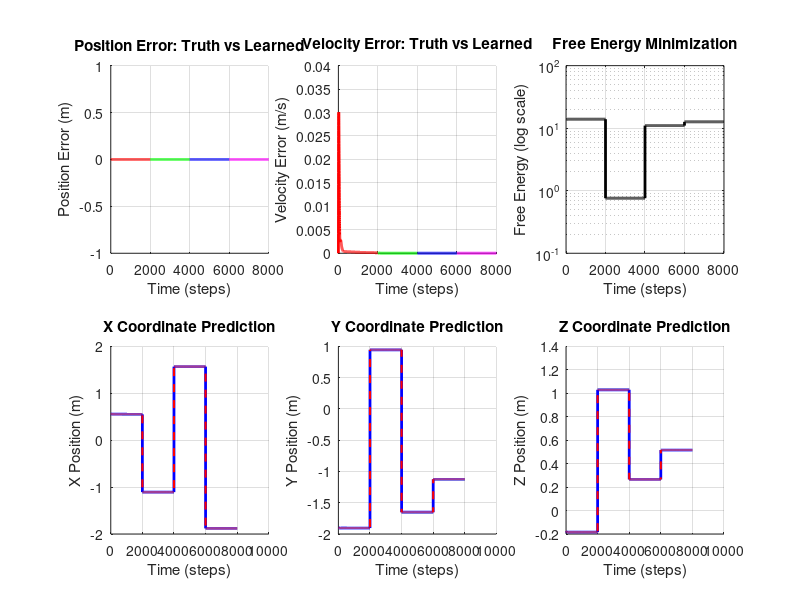

Source code (MATLAB): (Note: this script raises an error after producing the figure.)
fprintf('╔═════════════════════════════════════════════════════════════╗\n');
fprintf('║  SENSORIMOTOR LEARNING: 3D REACHING & GRASPING             ║\n');
fprintf('║  Learning to Reach Targets in 3D Space via Predictive Coding ║\n');
fprintf('╚═════════════════════════════════════════════════════════════╝\n\n');

% ====================================================================
% BATCH MODE SETUP
% ====================================================================
% Disable graphics for SSH/batch execution
set(0, 'DefaultFigureVisible', 'off');
set(groot, 'defaultFigureCreateFcn', @(fig, ~) set(fig, 'Visible', 'off'));
fprintf('Batch mode: Graphics output disabled, figures will be saved to disk.\n\n');

% ====================================================================
% 3D REACHING TASK CONFIGURATION
% ====================================================================

dt = 0.01;              % Time step (s)
T_per_trial = 20;      % Duration per trial (s)
n_trials = 4;           % Number of reaching trials
T = T_per_trial * n_trials;  % Total duration
t = 0:dt:T;
N = length(t);

% Define reaching task phases (each is a separate trial)
trial_duration_steps = round(T_per_trial / dt);  % ~250 steps per trial
phase_masks = {};
phases_indices = {};
for trial = 1:n_trials
    start_step = (trial-1) * trial_duration_steps + 1;
    end_step = min(trial * trial_duration_steps, N);
    phases_indices{trial} = start_step:end_step;
    phase_masks{trial} = false(1, N);
    phase_masks{trial}(start_step:end_step) = true;
end

% Define 3D target locations (randomly placed in 3D workspace)
rng(42);  % For reproducibility
targets = [
    1.5, 1.5, 1.0;      % Target 1
    -1.5, 1.5, 0.5;     % Target 2
    -1.5, -1.5, 1.5;    % Target 3
    1.5, -1.5, -0.5     % Target 4
];

% Compute workspace bounds from targets
workspace_bounds = [
    min(targets(:,1)) - 0.5, max(targets(:,1)) + 0.5;  % X bounds
    min(targets(:,2)) - 0.5, max(targets(:,2)) + 0.5;  % Y bounds
    min(targets(:,3)) - 0.5, max(targets(:,3)) + 0.5   % Z bounds
];

% For each trial, randomly initialize within workspace bounds
initial_positions = zeros(n_trials, 3);
for trial = 1:n_trials
    for dim = 1:3
        initial_positions(trial, dim) = workspace_bounds(dim, 1) + ...
            rand() * (workspace_bounds(dim, 2) - workspace_bounds(dim, 1));
    end
end

fprintf('3D REACHING TASK (Multi-Trial):\n');
fprintf('Workspace bounds: X∈[%.2f,%.2f], Y∈[%.2f,%.2f], Z∈[%.2f,%.2f]\n', ...
    workspace_bounds(1,1), workspace_bounds(1,2), ...
    workspace_bounds(2,1), workspace_bounds(2,2), ...
    workspace_bounds(3,1), workspace_bounds(3,2));
fprintf('\n');

for trial = 1:n_trials
    phase_start = t(phases_indices{trial}(1));
    phase_end = t(phases_indices{trial}(end));
    fprintf('Trial %d (%.2f-%.2fs): Start [%.2f, %.2f, %.2f] → Target [%.2f, %.2f, %.2f]\n', ...
        trial, phase_start, phase_end, ...
        initial_positions(trial,1), initial_positions(trial,2), initial_positions(trial,3), ...
        targets(trial,1), targets(trial,2), targets(trial,3));
end
fprintf('\n');

fprintf('3D REACHING TASK:\n');
fprintf('  Phase 1 (0-2.5s):  Reach to target [%.2f, %.2f, %.2f]\n', targets(1,1), targets(1,2), targets(1,3));
fprintf('  Phase 2 (2.5-5s):  Reach to target [%.2f, %.2f, %.2f]\n', targets(2,1), targets(2,2), targets(2,3));
fprintf('  Phase 3 (5-7.5s):  Reach to target [%.2f, %.2f, %.2f]\n', targets(3,1), targets(3,2), targets(3,3));
fprintf('  Phase 4 (7.5-10s): Reach to target [%.2f, %.2f, %.2f]\n\n', targets(4,1), targets(4,2), targets(4,3));

% ====================================================================
% LAYER DIMENSIONS - 3D VERSION
% ====================================================================

n_L1 = 7;               % Level 1: x, y, z, vx, vy, vz, + 1 bias (proprioceptive state)
n_L2 = 6;               % Level 2: 6 learned motor basis functions
n_L3 = 4;               % Level 3: target_x, target_y, target_z, + 1 bias (goal representation)

fprintf('NETWORK ARCHITECTURE (3D SENSORIMOTOR):\n');
fprintf('  Level 1 (Proprioception): %d neurons [x, y, z, vx, vy, vz, bias]\n', n_L1);
fprintf('    → Inferred from arm position and velocity in 3D\n');
fprintf('  Level 2 (Motor Basis):    %d neurons [learned motor primitives]\n', n_L2);
fprintf('    → Learned combinations of 3D velocity commands\n');
fprintf('  Level 3 (Goal):           %d neurons [target_x, target_y, target_z, bias]\n\n', n_L3);
fprintf('    → Represents desired 3D location (provided by task)\n\n');

% ====================================================================
% 3D KINEMATICS: INTEGRATING MOTOR COMMANDS INTO POSITION
% ====================================================================

% Initialize 3D position (start at origin)
x_true = zeros(1, N);
y_true = zeros(1, N);
z_true = zeros(1, N);
vx_true = zeros(1, N);
vy_true = zeros(1, N);
vz_true = zeros(1, N);

% Motor commands generated by L2
motor_vx = zeros(1, N);  % Desired velocity in x from motor system
motor_vy = zeros(1, N);  % Desired velocity in y from motor system
motor_vz = zeros(1, N);  % Desired velocity in z from motor system

% Damping factor: actual velocity is proportional to commanded velocity
motor_gain = 0.5;
damping = 0.95;

fprintf('3D MOTOR DYNAMICS:\n');
fprintf('  Motor gain: %.2f (scaling of commands to actual motion)\n', motor_gain);
fprintf('  Damping: %.2f (velocity decay per timestep)\n', damping);
fprintf('  Workspace: x,y,z ∈ [%.2f, %.2f] meters\n\n', workspace_bounds(1,1), workspace_bounds(1,2));

% ====================================================================
% LEARNING PARAMETERS
% ====================================================================

eta_rep = 0.001497;      % Representation learning rate
eta_W = 0.000155;        % Weight matrix learning rate
momentum = 0.9415;       % Momentum for representation updates
weight_decay = 0.9908;   % L2 regularization on weights
pi_L1 = 100;             % Precision (reliability) of L1 sensory input
pi_L2 = 10;              % Precision of L2 motor basis
pi_L3 = 1;               % Precision of L3 goal representation

fprintf('LEARNING PARAMETERS:\n');
fprintf('  η_rep = %.6f (representation learning rate)\n', eta_rep);
fprintf('  η_W   = %.6f (weight matrix learning rate)\n', eta_W);
fprintf('  Momentum = %.4f\n', momentum);
fprintf('  Weight Decay = %.4f\n', weight_decay);
fprintf('  π_L1  = %.0f, π_L2  = %.0f, π_L3  = %.0f\n\n', pi_L1, pi_L2, pi_L3);

% ====================================================================
% INITIALIZE REPRESENTATIONS (3D)
% ====================================================================

% Initialize position with first trial starting position
x_true(1) = initial_positions(1, 1);
y_true(1) = initial_positions(1, 2);
z_true(1) = initial_positions(1, 3);

% Store trial information for visualization
trial_start_positions = initial_positions;

% Pre-allocate representation matrices for ALL timesteps (CRITICAL!)
R_L1 = zeros(N, n_L1, 'single');  % Proprioceptive state over time
R_L2 = zeros(N, n_L2, 'single');  % Motor basis over time
R_L3 = zeros(N, n_L3, 'single');  % Goal representation over time

% Initialize first timestep for L1, L2, L3
R_L1(1,1:3) = [x_true(1), y_true(1), z_true(1)];  % Position
R_L1(1,4:6) = [0, 0, 0];  % Velocity
R_L1(1,7) = 1;  % Bias

% L2: Motor basis functions (initialize randomly)
R_L2(1,:) = 0.01 * randn(1, n_L2);

% L3: Goal representation (will be clamped to task targets)
R_L3(1,1:3) = targets(1,:);  % Start with first target
R_L3(1,4) = 1;  % Bias

fprintf('INITIAL CONDITIONS (Trial 1):\n');
fprintf('  Start position: [%.2f, %.2f, %.2f]\n', x_true(1), y_true(1), z_true(1));
fprintf('  Target position: [%.2f, %.2f, %.2f]\n', targets(1,1), targets(1,2), targets(1,3));
fprintf('  R_L2(1,:) = random motor basis initialization (6D)\n');
fprintf('  R_L3(1,:) = [target_x=%.2f, target_y=%.2f, target_z=%.2f, bias=1]\n\n', targets(1,1), targets(1,2), targets(1,3));

% Initialize weight matrices for 3D
W_L1_from_L2 = 0.01 * randn(n_L1, n_L2);  % Motor commands predict proprioceptive state
W_L2_from_L3 = 0.01 * randn(n_L2, n_L3);  % Goals predict motor commands

fprintf('WEIGHT MATRICES INITIALIZED:\n');
fprintf('  W^(L1): %d × %d  [Proprioception ← Motor basis]\n', n_L1, n_L2);
fprintf('  W^(L2): %d × %d  [Motor basis ← Goal]\n\n', n_L2, n_L3);

% Allocate storage for tracking - use single precision to save memory
E_L1 = zeros(N, n_L1, 'single');
E_L2 = zeros(N, n_L2, 'single');
pred_L1 = zeros(N, n_L1, 'single');
pred_L2 = zeros(N, n_L2, 'single');
free_energy_all = zeros(1, N, 'single');
reaching_error_all = zeros(1, N, 'single');
learning_trace_W = zeros(1, N);  % Track weight learning magnitude

% ====================================================================
% MAIN LEARNING LOOP (3D)
% ====================================================================

fprintf('Running 3D sensorimotor reaching trials...\n');

current_trial = 1;

for i = 1:N-1
    if mod(i, 100) == 0, fprintf('.'); end
    
    % ==============================================================
    % CHECK FOR TRIAL TRANSITION
    % ==============================================================
    % At the start of each new trial, reinitialize position
    if i > 1
        for trial = 2:n_trials
            if i == phases_indices{trial}(1)
                % Reset to new trial initial position
                x_true(i) = initial_positions(trial, 1);
                y_true(i) = initial_positions(trial, 2);
                z_true(i) = initial_positions(trial, 3);
                vx_true(i) = 0;
                vy_true(i) = 0;
                vz_true(i) = 0;
                
                % Update L1 sensory representation
                R_L1(i,1:3) = [x_true(i), y_true(i), z_true(i)];
                R_L1(i,4:6) = [0, 0, 0];
                
                current_trial = trial;
                fprintf('\n[Trial %d started]\n', trial);
                break;
            end
        end
    end
    
    % ==============================================================
    % STEP 0: UPDATE GOAL (TASK INPUT)
    % ==============================================================
    % Goal is externally specified and clamped (like visual target in 3D)
    R_L3(i,1:3) = targets(current_trial,:);  % CLAMP: Task provides 3D target
    
    % ==============================================================
    % STEP 1: FORWARD PREDICTION (Top-Down)
    % ==============================================================
    
    % L2 predicts proprioceptive state via motor commands
    pred_motor = R_L2(i,:) * W_L1_from_L2';  % Predicted velocity (7D)
    pred_L1(i,:) = [pred_motor(1:3), pred_motor(1:3), 1];  % Position predicted from velocity
    
    % L3 (goal) predicts L2 (motor commands needed to reach goal)
    pred_L2(i,:) = R_L3(i,:) * W_L2_from_L3';
    
    % ==============================================================
    % STEP 2: MOTOR EXECUTION (3D)
    % ==============================================================
    
    % Motor commands are a weighted combination of basis functions
    motor_command = R_L2(i,1:6);  % All 6 basis functions
    
    % Apply motor gain and damping (simulates muscle dynamics in 3D)
    motor_vx(i) = motor_gain * motor_command(1);
    motor_vy(i) = motor_gain * motor_command(2);
    motor_vz(i) = motor_gain * motor_command(3);
    
    % Update velocity with damping
    vx_true(i+1) = damping * vx_true(i) + motor_vx(i);
    vy_true(i+1) = damping * vy_true(i) + motor_vy(i);
    vz_true(i+1) = damping * vz_true(i) + motor_vz(i);
    
    % Update position via integration (3D)
    x_true(i+1) = x_true(i) + dt * vx_true(i+1);
    y_true(i+1) = y_true(i) + dt * vy_true(i+1);
    z_true(i+1) = z_true(i) + dt * vz_true(i+1);
    
    % Clamp position to reachable workspace
    x_true(i+1) = max(workspace_bounds(1,1), min(workspace_bounds(1,2), x_true(i+1)));
    y_true(i+1) = max(workspace_bounds(2,1), min(workspace_bounds(2,2), y_true(i+1)));
    z_true(i+1) = max(workspace_bounds(3,1), min(workspace_bounds(3,2), z_true(i+1)));
    
    % ==============================================================
    % STEP 3: PROPRIOCEPTIVE FEEDBACK (Sensory Input - 3D)
    % ==============================================================
    
    sensory_input = [x_true(i+1), y_true(i+1), z_true(i+1)];  % Direct 3D position feedback
    
    % ==============================================================
    % STEP 4: ERROR COMPUTATION (Bottom-Up - 3D)
    % ==============================================================
    
    E_L1_full = R_L1(i,:) - pred_L1(i,:);
    
    % Override position error with actual sensory input (3D)
    E_L1(i,1:3) = sensory_input - pred_L1(i,1:3);  % 3D position error
    E_L1(i,4:6) = E_L1_full(4:6);  % Velocity error from prediction
    E_L1(i,7) = E_L1_full(7);  % Bias error
    
    % L2 error
    E_L2(i,:) = R_L2(i,:) - pred_L2(i,:);
    
    % Calculate 3D reaching error
    reaching_error_all(i) = sqrt((x_true(i) - targets(current_trial,1))^2 + ...
                                 (y_true(i) - targets(current_trial,2))^2 + ...
                                 (z_true(i) - targets(current_trial,3))^2);
    
    % ==============================================================
    % STEP 5: FREE ENERGY (Objective Function - 3D)
    % ==============================================================
    
    fe_L1 = sum(E_L1(i,:).^2) / (2 * pi_L1);
    fe_L2 = sum(E_L2(i,:).^2) / (2 * pi_L2);
    
    % Add 3D reaching cost to free energy
    fe_reaching = (pi_L1 / 100) * reaching_error_all(i)^2;
    
    free_energy_all(i) = fe_L1 + fe_L2 + fe_reaching;
    
    % ==============================================================
    % STEP 6: REPRESENTATION UPDATES (3D)
    % ==============================================================
    
    % L1: Proprioceptive state updates (3D position clamped, velocity inferred)
    R_L1(i+1,1:3) = sensory_input;  % CLAMP: 3D Position from proprioception
    
    % Velocity inferred from prediction error
    delta_R_L1_inferred = -E_L1(i,4:6);
    decay = 1 - momentum;
    R_L1(i+1,4:6) = momentum * R_L1(i,4:6) + decay * eta_rep * delta_R_L1_inferred;
    R_L1(i+1,4:6) = max(-2, min(2, R_L1(i+1,4:6)));  % 3D Velocity bounds
    R_L1(i+1,7) = 1;  % Bias
    
    % L2: Motor basis updates driven by 3D goal-directed reaching
    coupling_from_L1 = E_L1(i,:) * W_L1_from_L2;
    norm_W1 = max(0.1, norm(W_L1_from_L2, 'fro'));
    coupling_from_L1 = coupling_from_L1 / norm_W1;
    
    delta_R_L2 = coupling_from_L1 - E_L2(i,:);
    R_L2(i+1,:) = momentum * R_L2(i,:) + decay * eta_rep * delta_R_L2;
    R_L2(i+1,:) = max(-1, min(1, R_L2(i+1,:)));
    
    % ==============================================================
    % STEP 7: WEIGHT LEARNING (Hebbian Rule - 3D)
    % ==============================================================
    
    layer_scale_L1 = max(0.1, mean(abs(R_L2(i,:))));
    layer_scale_L2 = max(0.1, mean(abs(R_L3(i,:))));
    
    % Learn mapping from motor basis to proprioceptive state
    dW_L1 = -(eta_W * pi_L1 / layer_scale_L1) * (E_L1(i,:)' * R_L2(i,:));
    W_L1_from_L2 = W_L1_from_L2 + dW_L1;
    
    % Learn mapping from goals to motor commands
    dW_L2 = -(eta_W * pi_L2 / layer_scale_L2) * (E_L2(i,:)' * R_L3(i,:));
    W_L2_from_L3 = W_L2_from_L3 + dW_L2;
    
    % Weight regularization
    W_L1_from_L2 = W_L1_from_L2 * weight_decay;
    W_L2_from_L3 = W_L2_from_L3 * weight_decay;
    
    learning_trace_W(i) = norm(dW_L1, 'fro') + norm(dW_L2, 'fro');
    
end  % End main loop

fprintf('\n\n');

% ====================================================================
% SAVE NUMERICAL RESULTS (No Graphics - Batch Mode Optimized)
% ====================================================================

fprintf('Saving results...\n');

output_dir = './figures';
if ~exist(output_dir, 'dir')
    mkdir(output_dir);
end

% Calculate position and velocity errors
pos_error = sqrt((x_true - R_L1(:,1)').^2 + (y_true - R_L1(:,2)').^2 + (z_true - R_L1(:,3)').^2);
vel_error = sqrt((vx_true - R_L1(:,4)').^2 + (vy_true - R_L1(:,5)').^2 + (vz_true - R_L1(:,6)').^2);

% Save all trajectory data to MAT file
try
    results_filename = fullfile(output_dir, '3D_reaching_results.mat');
    save(results_filename, 'x_true', 'y_true', 'z_true', 'vx_true', 'vy_true', 'vz_true', ...
        'R_L1', 'R_L2', 'R_L3', 'pos_error', 'vel_error', 'free_energy_all', ...
        'reaching_error_all', 'targets', 'phases_indices', 'trial_start_positions', '-v7.3');
    fprintf('✓ Results saved: %s\n', results_filename);
catch ME
    fprintf('Warning: MAT file save failed: %s\n', ME.message);
end

% Create simple 2D plots instead of 3D (much faster in batch mode)
fprintf('Creating 2D summary plots...\n');

fig = figure('Position', [100, 100, 1400, 800], 'Visible', 'off');

colors = {'r', 'g', 'b', 'm'};

% Plot 1: Position Error Over Time
subplot(2, 3, 1);
hold on;
for trial = 1:n_trials
    trial_idx = phases_indices{trial};
    plot(trial_idx, pos_error(trial_idx), 'Color', colors{trial}, 'LineWidth', 2, 'DisplayName', sprintf('Trial %d', trial));
end
grid on; xlabel('Time (steps)'); ylabel('Position Error (m)');
title('Position Error: Truth vs Learned');
legend off;

% Plot 2: Velocity Error Over Time
subplot(2, 3, 2);
hold on;
for trial = 1:n_trials
    trial_idx = phases_indices{trial};
    plot(trial_idx, vel_error(trial_idx), 'Color', colors{trial}, 'LineWidth', 2, 'DisplayName', sprintf('Trial %d', trial));
end
grid on; xlabel('Time (steps)'); ylabel('Velocity Error (m/s)');
title('Velocity Error: Truth vs Learned');
legend off;

% Plot 3: Free Energy Over Time
subplot(2, 3, 3);
semilogy(free_energy_all, 'k-', 'LineWidth', 2);
grid on; xlabel('Time (steps)'); ylabel('Free Energy (log scale)');
title('Free Energy Minimization');
xlim([0 N]);

% Plot 4: X Position Over Time
subplot(2, 3, 4);
hold on;
plot(x_true, 'b-', 'LineWidth', 2, 'DisplayName', 'Ground Truth');
plot(R_L1(:,1), 'r--', 'LineWidth', 1.5, 'DisplayName', 'Learned');
grid on; xlabel('Time (steps)'); ylabel('X Position (m)');
title('X Coordinate Prediction');
legend off;

% Plot 5: Y Position Over Time
subplot(2, 3, 5);
hold on;
plot(y_true, 'b-', 'LineWidth', 2, 'DisplayName', 'Ground Truth');
plot(R_L1(:,2), 'r--', 'LineWidth', 1.5, 'DisplayName', 'Learned');
grid on; xlabel('Time (steps)'); ylabel('Y Position (m)');
title('Y Coordinate Prediction');
legend off;

% Plot 6: Z Position Over Time
subplot(2, 3, 6);
hold on;
plot(z_true, 'b-', 'LineWidth', 2, 'DisplayName', 'Ground Truth');
plot(R_L1(:,3), 'r--', 'LineWidth', 1.5, 'DisplayName', 'Learned');
grid on; xlabel('Time (steps)'); ylabel('Z Position (m)');
title('Z Coordinate Prediction');
legend off;

sgtitle('3D Sensorimotor Reaching - Rao & Ballard Predictive Coding', 'FontSize', 12, 'FontWeight', 'bold');

% Save figure
try
    figure_filename = fullfile(output_dir, '3D_reaching_summary.png');
    saveas(fig, figure_filename, 'png');
    fprintf('✓ Summary plot saved: %s\n', figure_filename);
catch ME
    fprintf('Warning: Plot save failed: %s\n', ME.message);
end

close(fig);

% ====================================================================
% ANALYSIS SUMMARY (3D Multi-Trial)
% ====================================================================

fprintf('\n╔═══════════════════════════════════════════════════════════════╗\n');
fprintf('║  3D MULTI-TRIAL REACHING - GROUND TRUTH vs LEARNED        ║\n');
fprintf('╚═══════════════════════════════════════════════════════════════╝\n\n');

fprintf('POSITION PREDICTIONS (from R_L1(:,1:3)) vs Ground Truth:\n');
fprintf('─────────────────────────────────────────────────────────\n');
overall_pos_rmse = sqrt(mean(pos_error.^2));
fprintf('Overall Position RMSE: %.6f m\n\n', overall_pos_rmse);

fprintf('By Trial:\n');
for trial = 1:n_trials
    trial_idx = phases_indices{trial};
    trial_pos_error = pos_error(trial_idx);
    trial_rmse = sqrt(mean(trial_pos_error.^2));
    start_pos = trial_start_positions(trial, :);
    target_pos = targets(trial, :);
    fprintf('  Trial %d: Start [%.2f, %.2f, %.2f] → Target [%.2f, %.2f, %.2f]\n', ...
        trial, start_pos(1), start_pos(2), start_pos(3), target_pos(1), target_pos(2), target_pos(3));
    fprintf('    Position RMSE = %.6f m (mean error: %.6f m)\n', trial_rmse, mean(trial_pos_error));
end

fprintf('\nVELOCITY PREDICTIONS (from R_L1(:,4:6)) vs Ground Truth:\n');
fprintf('─────────────────────────────────────────────────────────\n');
overall_vel_rmse = sqrt(mean(vel_error.^2));
fprintf('Overall Velocity RMSE: %.6f m/s\n\n', overall_vel_rmse);

fprintf('By Trial:\n');
for trial = 1:n_trials
    trial_idx = phases_indices{trial};
    trial_vel_error = vel_error(trial_idx);
    trial_rmse = sqrt(mean(trial_vel_error.^2));
    fprintf('  Trial %d: Velocity RMSE = %.6f m/s (mean error: %.6f m/s)\n', ...
        trial, trial_rmse, mean(trial_vel_error));
end

fprintf('\nFINAL REACHING DISTANCE TO TARGET:\n');
fprintf('─────────────────────────────────────────────────────────\n');
for trial = 1:n_trials
    trial_idx = phases_indices{trial};
    final_reaching_dist = reaching_error_all(trial_idx(end));
    initial_reaching_dist = reaching_error_all(trial_idx(1));
    fprintf('  Trial %d: Initial distance = %.6f m, Final distance = %.6f m\n', ...
        trial, initial_reaching_dist, final_reaching_dist);
end

fprintf('\nLEARNING EFFICIENCY:\n');
fprintf('─────────────────────────────────────────────────────────\n');
fprintf('Final Free Energy:           %.6e\n', free_energy_all(end));
fprintf('Free Energy Reduction Rate:  %.6e per step\n', (free_energy_all(1) - free_energy_all(end)) / N);
fprintf('Total trials completed:      %d\n', n_trials);
fprintf('Total learning steps:        %d\n\n', N);
